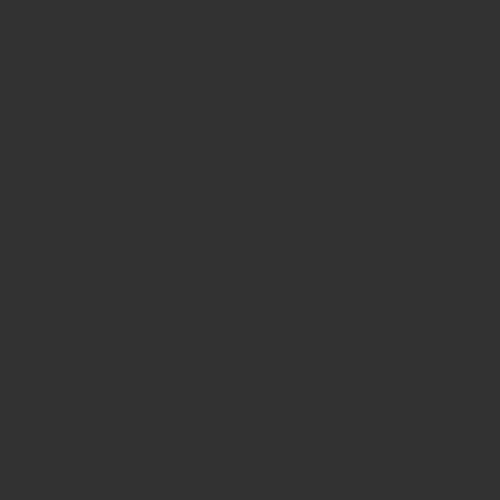
Frame 1 (no input)
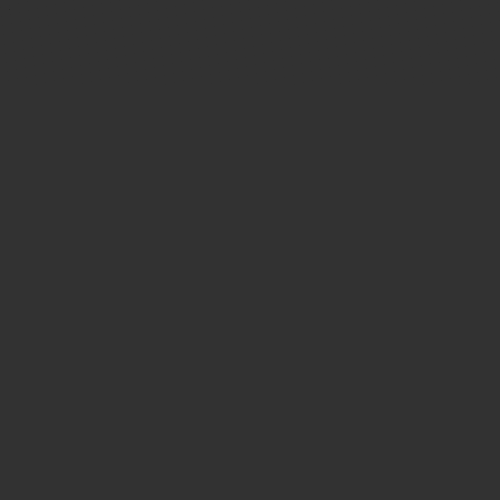
Frame 60 (the mouse pressed at the canvas centre just before this capture)
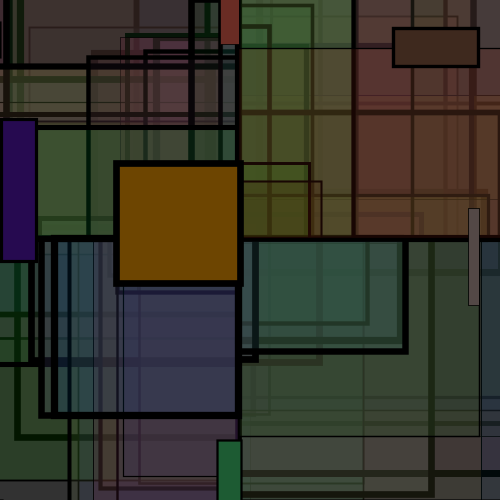
Frame 120 (the mouse held since frame 60 and released just before this capture)

The Processing sketch that drew these frames (run headless with seeded random() and noise(); from frame 60 on, the mouse is pressed at the canvas centre):

// Processing sketch: processing_72779
// ── processing_72779.pde

void setup() {
  size(500, 500);
}

float mx = 200;
float my = 200;

void draw() {
  background(50);
  smooth(); 

  float randomness = map(mouseX, 0, width, 0, 1);

  mx = 0.95*mx+0.05*mouseX;
  my = 0.95*my+0.05*mouseY;

  for (int i=1; i < 100; i++) {
    float xB = randomness * random(-700, 700); 
    float yB = randomness * random(-700, 700);
    float thick = randomness * random(1, 15);

    float r = randomness * random(0, 255);
    float g = randomness * random(0, 255);
    float b = randomness * random(0, 255);

    strokeWeight(thick);
    fill(r, g, b, 50);
    rect(mx, my, xB, yB);
  }


  if (mouseX > 250) {
    for (int i=1; i < 300; i++) {
      strokeWeight(3);
      float x1 = random(0, 500); 
      float y1 = random(0, 500);
      float x2 = random(0, 500); 
      float y2 = random(0, 500);
      line(x1, y1, x2, y2);
    }
  }
  
  
  for (int i=1; i < 1000; i++) {
    float xA = randomness * random(-300, 300); 
    float yA = randomness * random(-300, 300);
    float thick = randomness * random(1, 15);

    float r = randomness * random(0, 255);
    float g = randomness * random(0, 255);
    float b = randomness * random(0, 255);

    strokeWeight(thick);
    fill(r, g, b);
    rect(i-mx, i%my*mx, xA, yA);
  }
}
